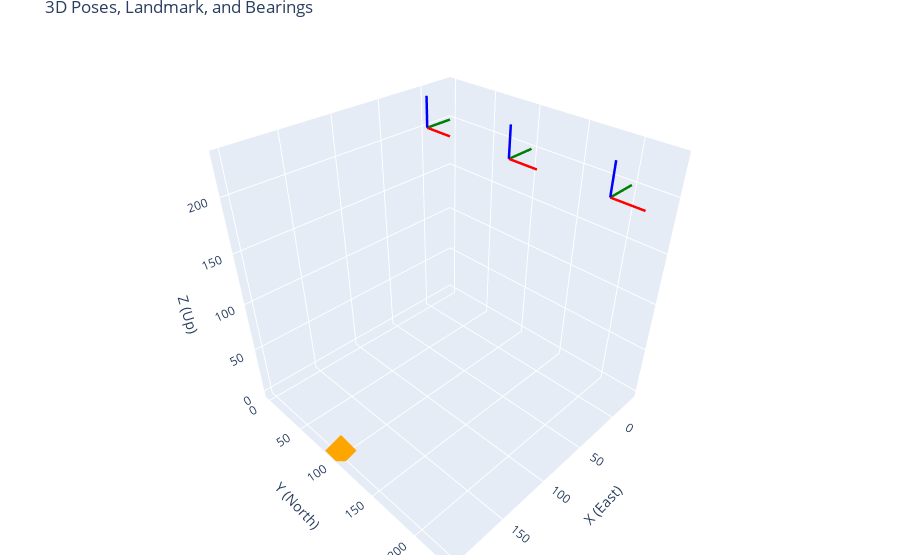

The cell this chart's notebook holds for it:
### Markdown cell above
We can show the situation with plotly:

### Code cell
def plot_pose3_axes(fig, pose: Pose3, name, axis_length=30):
  """Plot a Pose3 as three colored axes."""
  t = pose.translation()
  R = pose.rotation().matrix()
  x_axis = t + axis_length * R[:, 0]
  y_axis = t + axis_length * R[:, 1]
  z_axis = t + axis_length * R[:, 2]
  # X axis (red)
  fig.add_trace(go.Scatter3d(x=[t[0], x_axis[0]], y=[t[1], x_axis[1]], z=[t[2], x_axis[2]], mode='lines', line=dict(color='red', width=5), name=f'{name} X'))
  fig.add_trace(go.Scatter3d(x=[t[0], y_axis[0]], y=[t[1], y_axis[1]], z=[t[2], y_axis[2]], mode='lines', line=dict(color='green', width=5), name=f'{name} Y'))
  fig.add_trace(go.Scatter3d(x=[t[0], z_axis[0]], y=[t[1], z_axis[1]], z=[t[2], z_axis[2]], mode='lines', line=dict(color='blue', width=5), name=f'{name} Z'))

fig = go.Figure()

# Plot poses as coordinate frames
for idx, pose in enumerate(poses):
  plot_pose3_axes(fig, pose, f'Pose {idx+1}')

# Plot landmark
fig.add_trace(go.Scatter3d(
  x=[landmark[0]], y=[landmark[1]], z=[landmark[2]],
  mode='markers', marker=dict(size=8, color='orange', symbol='diamond'),
  name='Landmark'))

fig.update_layout(scene=dict(xaxis_title='X (East)', yaxis_title='Y (North)', zaxis_title='Z (Up)', aspectmode='data'), title='3D Poses, Landmark, and Bearings', showlegend=False)
fig.update_layout(margin=dict(l=5, r=5, t=25, b=5))
fig.show()

### Figure 1 — Plotly figure (JSON) as saved in the notebook; plotly's stock layout.template omitted (floating-point values rounded to 4 significant figures)
{"data": [{"line": {"color": "red", "width": 5}, "mode": "lines", "name": "Pose 1 X", "type": "scatter3d", "x": [0, 0], "y": [0, 30], "z": [200, 200]}, {"line": {"color": "green", "width": 5}, "mode": "lines", "name": "Pose 1 Y", "type": "scatter3d", "x": [0, -30], "y": [0, 0], "z": [200, 200]}, {"line": {"color": "blue", "width": 5}, "mode": "lines", "name": "Pose 1 Z", "type": "scatter3d", "x": [0, 0], "y": [0, 0], "z": [200, 230]}, {"line": {"color": "red", "width": 5}, "mode": "lines", "name": "Pose 2 X", "type": "scatter3d", "x": [0, 0], "y": [100, 130], "z": [200, 200]}, {"line": {"color": "green", "width": 5}, "mode": "lines", "name": "Pose 2 Y", "type": "scatter3d", "x": [0, -30], "y": [100, 100], "z": [200, 200]}, {"line": {"color": "blue", "width": 5}, "mode": "lines", "name": "Pose 2 Z", "type": "scatter3d", "x": [0, 0], "y": [100, 100], "z": [200, 230]}, {"line": {"color": "red", "width": 5}, "mode": "lines", "name": "Pose 3 X", "type": "scatter3d", "x": [0, 0], "y": [200, 230], "z": [200, 200]}, {"line": {"color": "green", "width": 5}, "mode": "lines", "name": "Pose 3 Y", "type": "scatter3d", "x": [0, -30], "y": [200, 200], "z": [200, 200]}, {"line": {"color": "blue", "width": 5}, "mode": "lines", "name": "Pose 3 Z", "type": "scatter3d", "x": [0, 0], "y": [200, 200], "z": [200, 230]}, {"marker": {"color": "orange", "size": 8, "symbol": "diamond"}, "mode": "markers", "name": "Landmark", "type": "scatter3d", "x": [200], "y": [100], "z": [0]}], "layout": {"margin": {"b": 5, "l": 5, "r": 5, "t": 25}, "scene": {"aspectmode": "data", "xaxis": {"title": {"text": "X (East)"}}, "yaxis": {"title": {"text": "Y (North)"}}, "zaxis": {"title": {"text": "Z (Up)"}}}, "showlegend": false, "title": {"text": "3D Poses, Landmark, and Bearings"}}}
